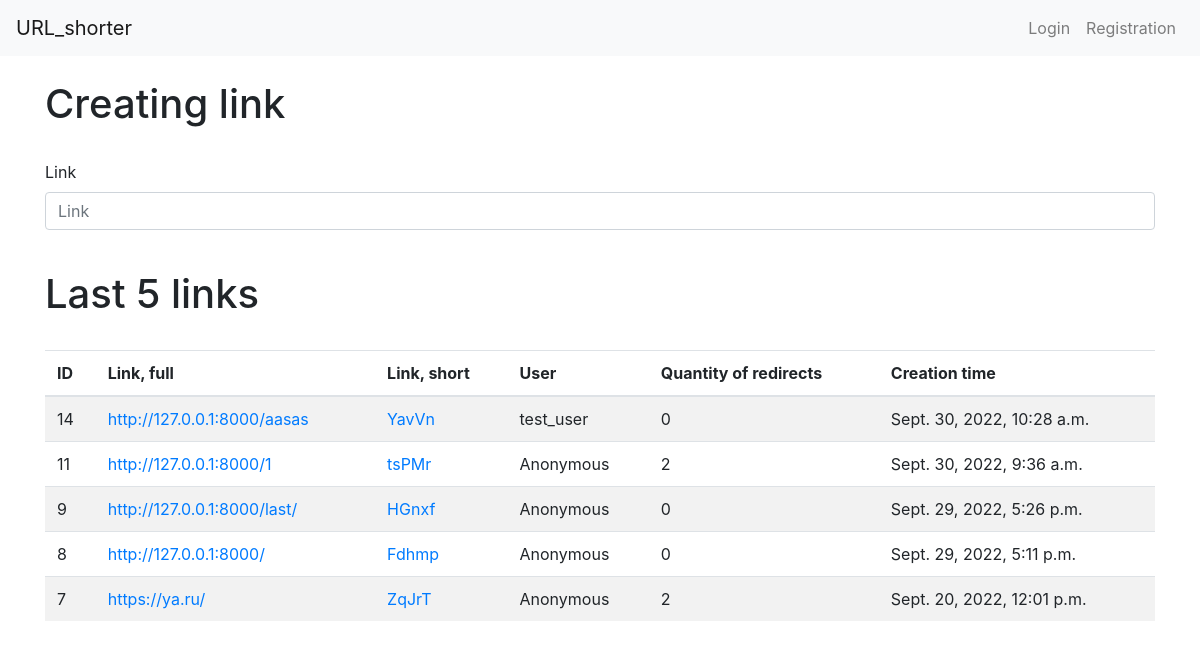
The app's page /, older data.
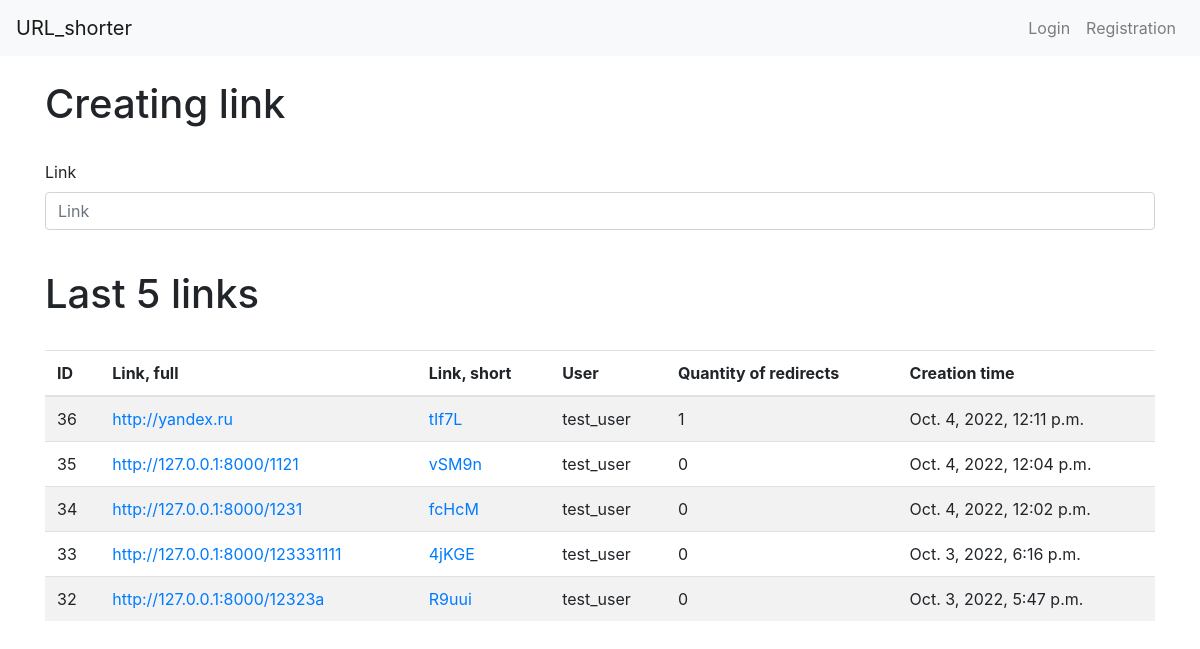
The same page, newer data.
### url_shorter/models.py (models this page shows)
class URL(models.Model):
    link_full = models.URLField(max_length=500, unique=True)
    link_short = models.CharField(max_length=150, unique=True)
    clicks_quantity = models.IntegerField(default=0)
    creator = models.ForeignKey(User, on_delete=models.CASCADE, null=True)
    time_create = models.DateTimeField(auto_now_add=True)

### url_shorter/views.py (the view, shortened to what this page needs)
# urls.py: path('', views.LinkCreate.as_view(), name='home'),
class LinkCreate(SuccessMessageMixin, CreateView):
    form_class = CreateLink
    template_name = "index.html"
    def get_context_data(self, **kwargs):
        context = super().get_context_data(**kwargs)
        context['object_list'] = URL.objects.all().order_by('-id')[:5]
        is_new_link = self.request.session.get("new_link")
        if is_new_link:
            context['new_link'] = is_new_link
            del self.request.session["new_link"]
        return context

### url_shorter/forms.py
class CreateLink(forms.ModelForm):
    link_full = forms.URLField(label="Link")
    class Meta:
        model = URL
        fields = ('link_full',)

### url_shorter/templates/index.html (shortened to what this page needs)
{% extends "base.html" %}
{% load bootstrap4 %}
{% block content %}
<div class="container wrapper flex-grow-1">
    <br>
    <h1>Creating link</h1>
    <br>
    <form method="post">
        {% bootstrap_form form%}
    </form>
</div>
<div class="container wrapper flex-grow-1">
    <br>
    <h1>Last 5 links</h1>
    <br>
    <div class="table-responsive">
        <table class="table table-striped">
            <thead>
                <tr>
                    <th>ID</th>
                    <th>Link, full</th>
                    <th>Link, short</th>
                    <th>User</th>
                    <th>Quantity of redirects</th>
                    <th>Creation time</th>
                </tr>
            </thead>
            <tbody>
                {% for link in object_list %}
                <tr>
                    <td>{{link.id}}</td>
                    <td>
                        <a href={{link.link_full}}>{{link.link_full}}</a>
                    </td>
                    <td>
                        <a href="{% url 'redirect' slug=link.link_short %}">{{link.link_short}}</a>
                    </td>
                    <td>
                        {% if link.creator %}
                            {{link.creator}}
                        {% else %}
                            Anonymous
                        {% endif %}
                    </td>
                    <td>{{link.clicks_quantity}}</td>
                    <td>{{link.time_create}}</td>
                </tr>
                {% endfor %}
            </tbody>
        </table>
    </div>
</div>
{% endblock %}

Row changes from the older to the newer data that the page shows:
removed URL: id "14", link_full "http://127.0.0.1:8000/aasas", link_short "YavVn", creator "test_user", clicks_quantity "0", time_create "Sept. 30, 2022, 10:28 a.m."
no longer on this page (row unchanged): URL: id "11", link_full "http://127.0.0.1:8000/1", link_short "tsPMr", shows "Anonymous", clicks_quantity "2", time_create "Sept. 30, 2022, 9:36 a.m."
no longer on this page (row unchanged): URL: id "9", link_full "http://127.0.0.1:8000/last/", link_short "HGnxf", shows "Anonymous", clicks_quantity "0", time_create "Sept. 29, 2022, 5:26 p.m."
no longer on this page (row unchanged): URL: id "8", link_full "http://127.0.0.1:8000/", link_short "Fdhmp", shows "Anonymous", clicks_quantity "0", time_create "Sept. 29, 2022, 5:11 p.m."
no longer on this page (row unchanged): URL: id "7", link_full "https://ya.ru/", link_short "ZqJrT", shows "Anonymous", clicks_quantity "2", time_create "Sept. 20, 2022, 12:01 p.m."
added URL: id "36", link_full "http://yandex.ru", link_short "tIf7L", creator "test_user", clicks_quantity "1", time_create "Oct. 4, 2022, 12:11 p.m."
added URL: id "35", link_full "http://127.0.0.1:8000/1121", link_short "vSM9n", creator "test_user", clicks_quantity "0", time_create "Oct. 4, 2022, 12:04 p.m."
added URL: id "34", link_full "http://127.0.0.1:8000/1231", link_short "fcHcM", creator "test_user", clicks_quantity "0", time_create "Oct. 4, 2022, 12:02 p.m."
added URL: id "33", link_full "http://127.0.0.1:8000/123331111", link_short "4jKGE", creator "test_user", clicks_quantity "0", time_create "Oct. 3, 2022, 6:16 p.m."
added URL: id "32", link_full "http://127.0.0.1:8000/12323a", link_short "R9uui", creator "test_user", clicks_quantity "0", time_create "Oct. 3, 2022, 5:47 p.m."
